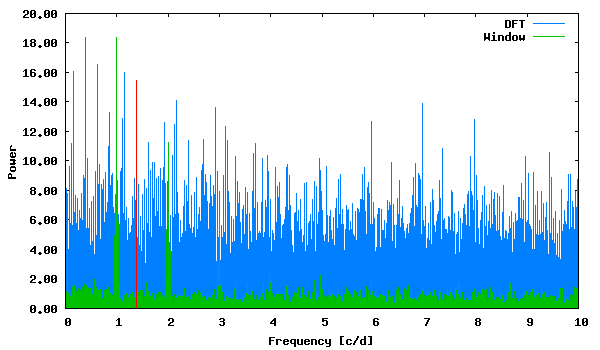

gnuplot code for this plot:
set term png size 600,350 medium
set colors classic
set output "phase_lc_15.deeming.png"
set xlabel "Frequency [c/d]"
set ylabel "Power"
set format y "%5.2f"
plot "deeming.periodogram" using 1:2 with lines linecolor 3 title "DFT", "deeming.periodogram" using 1:3 with lines linecolor 2 title "Window", "<echo '1.388294 15.44641888'" with impulses linecolor 1 title ""
 
